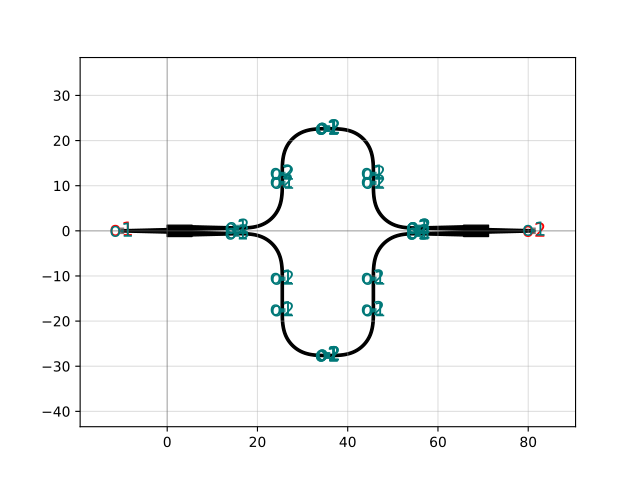

Here is the Python script that generated this plot:
import gdsfactory as gf

c = gf.components.mzi(delta_length=10.0, length_y=2.0, length_x=0.1, with_splitter=True, port_e1_splitter='o2', port_e0_splitter='o3', port_e1_combiner='o2', port_e0_combiner='o3', nbends=2)
c.plot()
